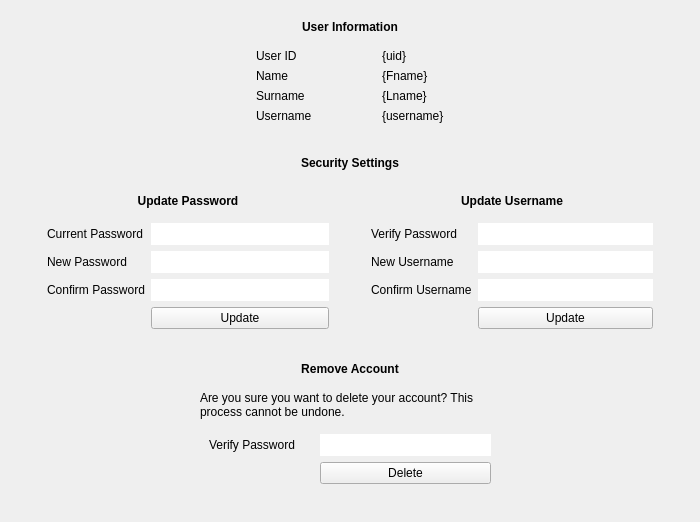
      <widget class="QWidget" name="tabUserProfile">
       <property name="sizePolicy">
        <sizepolicy hsizetype="Preferred" vsizetype="Maximum">
         <horstretch>0</horstretch>
         <verstretch>0</verstretch>
        </sizepolicy>
       </property>
       <property name="styleSheet">
        <string notr="true">QLineEdit {
padding: 3px;
color: black;
background-color: white;
}</string>
       </property>
       <attribute name="title">
        <string>User Profile</string>
       </attribute>
       <layout class="QVBoxLayout" name="verticalLayout_2">
        <item>
         <widget class="QFrame" name="frameUserInfo">
          <property name="sizePolicy">
           <sizepolicy hsizetype="Preferred" vsizetype="Maximum">
            <horstretch>0</horstretch>
            <verstretch>0</verstretch>
           </sizepolicy>
          </property>
          <property name="frameShadow">
           <enum>QFrame::Raised</enum>
          </property>
          <layout class="QVBoxLayout" name="verticalLayout_10">
           <item>
            <widget class="QLabel" name="labelUserInformation">
             <property name="font">
              <font>
               <weight>75</weight>
               <bold>true</bold>
              </font>
             </property>
             <property name="text">
              <string>User Information</string>
             </property>
             <property name="alignment">
              <set>Qt::AlignCenter</set>
             </property>
            </widget>
           </item>
           <item alignment="Qt::AlignHCenter">
            <widget class="QFrame" name="listUserInformation">
             <layout class="QFormLayout" name="formLayout_2">
              <property name="horizontalSpacing">
               <number>70</number>
              </property>
              <item row="0" column="0">
               <widget class="QLabel" name="labelUserInfo_UserID">
                <property name="text">
                 <string>User ID</string>
                </property>
               </widget>
              </item>
              <item row="0" column="1">
               <widget class="QLabel" name="labelUserInfo_UidDynamic">
                <property name="text">
                 <string>{uid}</string>
                </property>
               </widget>
              </item>
              <item row="1" column="0">
               <widget class="QLabel" name="labelUserInfo_Name">
                <property name="text">
                 <string>Name</string>
                </property>
               </widget>
              </item>
              <item row="1" column="1">
               <widget class="QLabel" name="labelUserInfo_FnameDynamic">
                <property name="text">
                 <string>{Fname}</string>
                </property>
               </widget>
              </item>
              <item row="2" column="0">
               <widget class="QLabel" name="labelUserInfo_Surname">
                <property name="text">
                 <string>Surname</string>
                </property>
               </widget>
              </item>
              <item row="2" column="1">
               <widget class="QLabel" name="labelUserInfo_LnameDynamic">
                <property name="text">
                 <string>{Lname}</string>
                </property>
               </widget>
              </item>
              <item row="3" column="0">
               <widget class="QLabel" name="labelUserInfo_Username">
                <property name="text">
                 <string>Username</string>
                </property>
               </widget>
              </item>
              <item row="3" column="1">
               <widget class="QLabel" name="labelUserInfo_UsernameDynamic">
                <property name="text">
                 <string>{username}</string>
                </property>
               </widget>
              </item>
             </layout>
            </widget>
           </item>
          </layout>
         </widget>
        </item>
        <item alignment="Qt::AlignHCenter|Qt::AlignTop">
         <widget class="QFrame" name="frameSecuritySettings">
          <property name="frameShadow">
           <enum>QFrame::Raised</enum>
          </property>
          <layout class="QVBoxLayout" name="verticalLayout_28">
           <property name="bottomMargin">
            <number>0</number>
           </property>
           <item>
            <widget class="QLabel" name="labelSecuritySettings">
             <property name="sizePolicy">
              <sizepolicy hsizetype="Preferred" vsizetype="Fixed">
               <horstretch>0</horstretch>
               <verstretch>0</verstretch>
              </sizepolicy>
             </property>
             <property name="font">
              <font>
               <weight>75</weight>
               <bold>true</bold>
              </font>
             </property>
             <property name="text">
              <string>Security Settings</string>
             </property>
             <property name="alignment">
              <set>Qt::AlignCenter</set>
             </property>
            </widget>
           </item>
           <item>
            <widget class="QFrame" name="frameHorizontalSecuritySettings">
             <property name="frameShadow">
              <enum>QFrame::Raised</enum>
             </property>
             <layout class="QHBoxLayout" name="horizontalLayout_4">
              <item>
               <widget class="QFrame" name="frameUpdatePassword">
                <property name="frameShadow">
                 <enum>QFrame::Raised</enum>
                </property>
                <layout class="QVBoxLayout" name="verticalLayout_3">
                 <item>
                  <widget class="QLabel" name="labelUpdatePassword">
                   <property name="sizePolicy">
                    <sizepolicy hsizetype="Preferred" vsizetype="Fixed">
                     <horstretch>0</horstretch>
                     <verstretch>0</verstretch>
                    </sizepolicy>
                   </property>
                   <property name="font">
                    <font>
                     <weight>75</weight>
                     <bold>true</bold>
                    </font>
                   </property>
                   <property name="text">
                    <string>Update Password</string>
                   </property>
                   <property name="alignment">
                    <set>Qt::AlignCenter</set>
                   </property>
                  </widget>
                 </item>
                 <item>
                  <widget class="QFrame" name="formUpdatePassword">
                   <property name="sizePolicy">
                    <sizepolicy hsizetype="Preferred" vsizetype="Preferred">
                     <horstretch>3</horstretch>
                     <verstretch>0</verstretch>
                    </sizepolicy>
                   </property>
                   <property name="minimumSize">
                    <size>
                     <width>300</width>
                     <height>0</height>
                    </size>
                   </property>
                   <property name="frameShadow">
                    <enum>QFrame::Raised</enum>
                   </property>
                   <layout class="QFormLayout" name="formLayout_4">
                    <item row="0" column="0">
                     <widget class="QLabel" name="labelUpdatePassword_CurrentPassword">
                      <property name="text">
                       <string>Current Password</string>
                      </property>
                     </widget>
                    </item>
                    <item row="0" column="1">
                     <widget class="QLineEdit" name="inputUpdatePassword_CurrentPassword">
                      <property name="frame">
                       <bool>false</bool>
                      </property>
                      <property name="echoMode">
                       <enum>QLineEdit::Password</enum>
                      </property>
                     </widget>
                    </item>
                    <item row="1" column="0">
                     <widget class="QLabel" name="labelUpdatePassword_NewPassword">
                      <property name="text">
                       <string>New Password</string>
                      </property>
                     </widget>
                    </item>
                    <item row="1" column="1">
                     <widget class="QLineEdit" name="inputUpdatePassword_NewPassword">
                      <property name="frame">
                       <bool>false</bool>
                      </property>
                      <property name="echoMode">
                       <enum>QLineEdit::Password</enum>
                      </property>
                     </widget>
                    </item>
                    <item row="2" column="0">
                     <widget class="QLabel" name="labelUpdatePassword_ConfirmPassword">
                      <property name="text">
                       <string>Confirm Password</string>
                      </property>
                     </widget>
                    </item>
                    <item row="2" column="1">
                     <widget class="QLineEdit" name="inputUpdatePassword_ConfirmPassword">
                      <property name="frame">
                       <bool>false</bool>
                      </property>
                      <property name="echoMode">
                       <enum>QLineEdit::Password</enum>
                      </property>
                     </widget>
                    </item>
                    <item row="3" column="1">
                     <widget class="QPushButton" name="btnUpdatePassword">
                      <property name="text">
                       <string>Update</string>
                      </property>
                      <property name="flat">
                       <bool>false</bool>
                      </property>
                     </widget>
                    </item>
                   </layout>
                  </widget>
                 </item>
                </layout>
               </widget>
              </item>
              <item>
               <widget class="QFrame" name="frameUpdateUsername">
                <property name="frameShadow">
                 <enum>QFrame::Raised</enum>
                </property>
                <layout class="QVBoxLayout" name="verticalLayout_4">
                 <item>
                  <widget class="QLabel" name="labelUpdateUsername">
                   <property name="sizePolicy">
                    <sizepolicy hsizetype="Preferred" vsizetype="Fixed">
                     <horstretch>0</horstretch>
                     <verstretch>0</verstretch>
                    </sizepolicy>
                   </property>
                   <property name="font">
                    <font>
                     <weight>75</weight>
                     <bold>true</bold>
                    </font>
                   </property>
                   <property name="text">
                    <string>Update Username</string>
                   </property>
                   <property name="alignment">
                    <set>Qt::AlignCenter</set>
                   </property>
                  </widget>
                 </item>
                 <item>
                  <widget class="QFrame" name="formUpdateUsername">
                   <property name="minimumSize">
                    <size>
                     <width>300</width>
                     <height>0</height>
                    </size>
                   </property>
                   <property name="frameShadow">
                    <enum>QFrame::Raised</enum>
                   </property>
                   <layout class="QFormLayout" name="formLayout_3">
                    <item row="0" column="0">
                     <widget class="QLabel" name="labelUpdateUsername_VerifyPassword">
                      <property name="text">
                       <string>Verify Password</string>
                      </property>
                     </widget>
                    </item>
                    <item row="0" column="1">
                     <widget class="QLineEdit" name="inputUpdateUsername_VerifyPassword">
                      <property name="text">
                       <string/>
                      </property>
                      <property name="frame">
                       <bool>false</bool>
                      </property>
                      <property name="echoMode">
                       <enum>QLineEdit::Password</enum>
                      </property>
                     </widget>
                    </item>
                    <item row="1" column="1">
                     <widget class="QLineEdit" name="inputUpdateUsername_NewUsername">
                      <property name="frame">
                       <bool>false</bool>
                      </property>
                     </widget>
                    </item>
                    <item row="1" column="0">
                     <widget class="QLabel" name="labelUpdateUsername_NewUsername">
                      <property name="text">
                       <string>New Username</string>
                      </property>
                     </widget>
                    </item>
                    <item row="2" column="0">
                     <widget class="QLabel" name="labelUpdateUsername_ConfirmUsername">
                      <property name="text">
                       <string>Confirm Username</string>
                      </property>
                     </widget>
                    </item>
                    <item row="2" column="1">
                     <widget class="QLineEdit" name="inputUpdateUsername_ConfirmUsername">
                      <property name="frame">
                       <bool>false</bool>
                      </property>
                     </widget>
                    </item>
                    <item row="3" column="1">
                     <widget class="QPushButton" name="btnUpdateUsername">
                      <property name="text">
                       <string>Update</string>
                      </property>
                      <property name="flat">
                       <bool>false</bool>
                      </property>
                     </widget>
                    </item>
                   </layout>
                  </widget>
                 </item>
                </layout>
               </widget>
              </item>
             </layout>
            </widget>
           </item>
          </layout>
         </widget>
        </item>
        <item alignment="Qt::AlignHCenter|Qt::AlignTop">
         <widget class="QFrame" name="frameRemoveAccount">
          <property name="frameShape">
           <enum>QFrame::NoFrame</enum>
          </property>
          <property name="frameShadow">
           <enum>QFrame::Raised</enum>
          </property>
          <layout class="QVBoxLayout" name="verticalLayout_29">
           <property name="topMargin">
            <number>0</number>
           </property>
           <item>
            <widget class="QLabel" name="labelRemoveAccount">
             <property name="sizePolicy">
              <sizepolicy hsizetype="Preferred" vsizetype="Fixed">
               <horstretch>0</horstretch>
               <verstretch>0</verstretch>
              </sizepolicy>
             </property>
             <property name="font">
              <font>
               <weight>75</weight>
               <bold>true</bold>
              </font>
             </property>
             <property name="text">
              <string>Remove Account</string>
             </property>
             <property name="alignment">
              <set>Qt::AlignCenter</set>
             </property>
            </widget>
           </item>
           <item alignment="Qt::AlignTop">
            <widget class="QFrame" name="frameIframeRemoveAccount">
             <property name="sizePolicy">
              <sizepolicy hsizetype="Preferred" vsizetype="MinimumExpanding">
               <horstretch>0</horstretch>
               <verstretch>0</verstretch>
              </sizepolicy>
             </property>
             <property name="frameShadow">
              <enum>QFrame::Raised</enum>
             </property>
             <layout class="QVBoxLayout" name="verticalLayout_5">
              <item>
               <widget class="QLabel" name="labelRemoveAccount_Warning">
                <property name="text">
                 <string>Are you sure you want to delete your account? This process cannot be undone.</string>
                </property>
                <property name="wordWrap">
                 <bool>true</bool>
                </property>
               </widget>
              </item>
              <item alignment="Qt::AlignHCenter">
               <widget class="QFrame" name="formRemoveAccount">
                <property name="minimumSize">
                 <size>
                  <width>300</width>
                  <height>0</height>
                 </size>
                </property>
                <property name="frameShadow">
                 <enum>QFrame::Raised</enum>
                </property>
                <layout class="QFormLayout" name="formLayout_5">
                 <property name="horizontalSpacing">
                  <number>25</number>
                 </property>
                 <item row="1" column="0">
                  <widget class="QLabel" name="labelRemoveAccount_VerifyPassword">
                   <property name="text">
                    <string>Verify Password</string>
                   </property>
                  </widget>
                 </item>
                 <item row="1" column="1">
                  <widget class="QLineEdit" name="inputRemoveAccount_VerifyPassword">
                   <property name="frame">
                    <bool>false</bool>
                   </property>
                   <property name="echoMode">
                    <enum>QLineEdit::Password</enum>
                   </property>
                  </widget>
                 </item>
                 <item row="3" column="1">
                  <widget class="QPushButton" name="btnRemoveAccount">
                   <property name="text">
                    <string>Delete</string>
                   </property>
                   <property name="flat">
                    <bool>false</bool>
                   </property>
                  </widget>
                 </item>
                </layout>
               </widget>
              </item>
             </layout>
            </widget>
           </item>
          </layout>
         </widget>
        </item>
       </layout>
      </widget>
